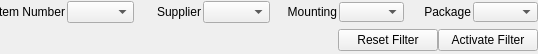
<?xml version="1.0" encoding="UTF-8"?>
<ui version="4.0">
 <class>Form_filter</class>
 <widget class="QWidget" name="Form_filter">
  <property name="geometry">
   <rect>
    <x>0</x>
    <y>0</y>
    <width>538</width>
    <height>54</height>
   </rect>
  </property>
  <property name="windowTitle">
   <string>Form</string>
  </property>
  <layout class="QHBoxLayout" name="horizontalLayout_2">
   <property name="spacing">
    <number>0</number>
   </property>
   <property name="leftMargin">
    <number>0</number>
   </property>
   <property name="topMargin">
    <number>0</number>
   </property>
   <property name="rightMargin">
    <number>0</number>
   </property>
   <property name="bottomMargin">
    <number>0</number>
   </property>
   <item>
    <layout class="QVBoxLayout" name="verticalLayout">
     <property name="spacing">
      <number>5</number>
     </property>
     <item>
      <layout class="QGridLayout" name="gridLayout_filter">
       <property name="leftMargin">
        <number>0</number>
       </property>
       <property name="horizontalSpacing">
        <number>2</number>
       </property>
       <property name="verticalSpacing">
        <number>4</number>
       </property>
       <item row="0" column="1">
        <widget class="QComboBox" name="comboBox_filter_item_number">
         <property name="sizePolicy">
          <sizepolicy hsizetype="Minimum" vsizetype="Fixed">
           <horstretch>0</horstretch>
           <verstretch>0</verstretch>
          </sizepolicy>
         </property>
         <property name="minimumSize">
          <size>
           <width>65</width>
           <height>20</height>
          </size>
         </property>
         <property name="baseSize">
          <size>
           <width>65</width>
           <height>20</height>
          </size>
         </property>
         <property name="sizeAdjustPolicy">
          <enum>QComboBox::AdjustToContents</enum>
         </property>
        </widget>
       </item>
       <item row="0" column="7">
        <widget class="QComboBox" name="comboBox_filter_package">
         <property name="sizePolicy">
          <sizepolicy hsizetype="Minimum" vsizetype="Fixed">
           <horstretch>0</horstretch>
           <verstretch>0</verstretch>
          </sizepolicy>
         </property>
         <property name="minimumSize">
          <size>
           <width>0</width>
           <height>20</height>
          </size>
         </property>
         <property name="maximumSize">
          <size>
           <width>65</width>
           <height>20</height>
          </size>
         </property>
         <property name="baseSize">
          <size>
           <width>65</width>
           <height>20</height>
          </size>
         </property>
         <property name="sizeAdjustPolicy">
          <enum>QComboBox::AdjustToContents</enum>
         </property>
        </widget>
       </item>
       <item row="0" column="3">
        <widget class="QComboBox" name="comboBox_filter_supplier">
         <property name="sizePolicy">
          <sizepolicy hsizetype="Minimum" vsizetype="Fixed">
           <horstretch>0</horstretch>
           <verstretch>0</verstretch>
          </sizepolicy>
         </property>
         <property name="minimumSize">
          <size>
           <width>65</width>
           <height>20</height>
          </size>
         </property>
         <property name="baseSize">
          <size>
           <width>65</width>
           <height>20</height>
          </size>
         </property>
         <property name="sizeAdjustPolicy">
          <enum>QComboBox::AdjustToContents</enum>
         </property>
        </widget>
       </item>
       <item row="0" column="4">
        <widget class="QLabel" name="label_filter_mounting">
         <property name="sizePolicy">
          <sizepolicy hsizetype="Fixed" vsizetype="Preferred">
           <horstretch>0</horstretch>
           <verstretch>0</verstretch>
          </sizepolicy>
         </property>
         <property name="minimumSize">
          <size>
           <width>65</width>
           <height>20</height>
          </size>
         </property>
         <property name="maximumSize">
          <size>
           <width>65</width>
           <height>20</height>
          </size>
         </property>
         <property name="baseSize">
          <size>
           <width>65</width>
           <height>20</height>
          </size>
         </property>
         <property name="text">
          <string>Mounting</string>
         </property>
         <property name="alignment">
          <set>Qt::AlignRight|Qt::AlignTrailing|Qt::AlignVCenter</set>
         </property>
        </widget>
       </item>
       <item row="0" column="0">
        <widget class="QLabel" name="label_filter_item_number">
         <property name="enabled">
          <bool>true</bool>
         </property>
         <property name="sizePolicy">
          <sizepolicy hsizetype="Fixed" vsizetype="Preferred">
           <horstretch>0</horstretch>
           <verstretch>0</verstretch>
          </sizepolicy>
         </property>
         <property name="minimumSize">
          <size>
           <width>65</width>
           <height>20</height>
          </size>
         </property>
         <property name="maximumSize">
          <size>
           <width>65</width>
           <height>20</height>
          </size>
         </property>
         <property name="baseSize">
          <size>
           <width>65</width>
           <height>20</height>
          </size>
         </property>
         <property name="text">
          <string>Item Number</string>
         </property>
         <property name="alignment">
          <set>Qt::AlignRight|Qt::AlignTrailing|Qt::AlignVCenter</set>
         </property>
        </widget>
       </item>
       <item row="0" column="5">
        <widget class="QComboBox" name="comboBox_filter_mounting">
         <property name="sizePolicy">
          <sizepolicy hsizetype="Minimum" vsizetype="Fixed">
           <horstretch>0</horstretch>
           <verstretch>0</verstretch>
          </sizepolicy>
         </property>
         <property name="minimumSize">
          <size>
           <width>0</width>
           <height>20</height>
          </size>
         </property>
         <property name="maximumSize">
          <size>
           <width>65</width>
           <height>20</height>
          </size>
         </property>
         <property name="baseSize">
          <size>
           <width>65</width>
           <height>20</height>
          </size>
         </property>
         <property name="sizeAdjustPolicy">
          <enum>QComboBox::AdjustToContents</enum>
         </property>
        </widget>
       </item>
       <item row="0" column="6">
        <widget class="QLabel" name="label_filter_package">
         <property name="sizePolicy">
          <sizepolicy hsizetype="Fixed" vsizetype="Preferred">
           <horstretch>0</horstretch>
           <verstretch>0</verstretch>
          </sizepolicy>
         </property>
         <property name="minimumSize">
          <size>
           <width>65</width>
           <height>20</height>
          </size>
         </property>
         <property name="maximumSize">
          <size>
           <width>65</width>
           <height>20</height>
          </size>
         </property>
         <property name="baseSize">
          <size>
           <width>65</width>
           <height>20</height>
          </size>
         </property>
         <property name="text">
          <string>Package</string>
         </property>
         <property name="alignment">
          <set>Qt::AlignRight|Qt::AlignTrailing|Qt::AlignVCenter</set>
         </property>
        </widget>
       </item>
       <item row="0" column="2">
        <widget class="QLabel" name="label_filter_supplier">
         <property name="sizePolicy">
          <sizepolicy hsizetype="Fixed" vsizetype="Preferred">
           <horstretch>0</horstretch>
           <verstretch>0</verstretch>
          </sizepolicy>
         </property>
         <property name="minimumSize">
          <size>
           <width>65</width>
           <height>20</height>
          </size>
         </property>
         <property name="maximumSize">
          <size>
           <width>65</width>
           <height>20</height>
          </size>
         </property>
         <property name="baseSize">
          <size>
           <width>65</width>
           <height>20</height>
          </size>
         </property>
         <property name="text">
          <string>Supplier</string>
         </property>
         <property name="alignment">
          <set>Qt::AlignRight|Qt::AlignTrailing|Qt::AlignVCenter</set>
         </property>
        </widget>
       </item>
      </layout>
     </item>
     <item>
      <layout class="QHBoxLayout" name="horizontalLayout">
       <property name="spacing">
        <number>0</number>
       </property>
       <item>
        <spacer name="horizontalSpacer_5">
         <property name="orientation">
          <enum>Qt::Horizontal</enum>
         </property>
         <property name="sizeHint" stdset="0">
          <size>
           <width>40</width>
           <height>20</height>
          </size>
         </property>
        </spacer>
       </item>
       <item>
        <widget class="QPushButton" name="pushButton_filter_reset">
         <property name="minimumSize">
          <size>
           <width>100</width>
           <height>0</height>
          </size>
         </property>
         <property name="text">
          <string>Reset Filter</string>
         </property>
        </widget>
       </item>
       <item>
        <widget class="QPushButton" name="pushButton_filter_activate_filter">
         <property name="minimumSize">
          <size>
           <width>100</width>
           <height>0</height>
          </size>
         </property>
         <property name="text">
          <string>Activate Filter</string>
         </property>
        </widget>
       </item>
      </layout>
     </item>
    </layout>
   </item>
   <item>
    <spacer name="horizontalSpacer">
     <property name="orientation">
      <enum>Qt::Horizontal</enum>
     </property>
     <property name="sizeHint" stdset="0">
      <size>
       <width>0</width>
       <height>20</height>
      </size>
     </property>
    </spacer>
   </item>
  </layout>
 </widget>
 <resources/>
 <connections/>
</ui>
